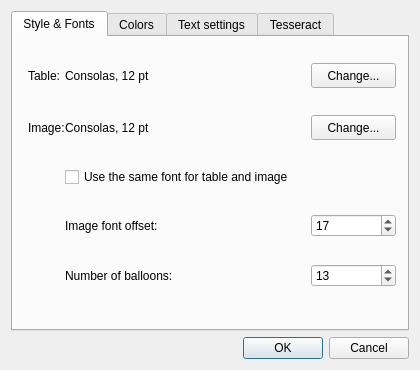
<?xml version="1.0" encoding="UTF-8"?>
<ui version="4.0">
 <class>SettingsDialog</class>
 <widget class="QDialog" name="SettingsDialog">
  <property name="geometry">
   <rect>
    <x>0</x>
    <y>0</y>
    <width>420</width>
    <height>370</height>
   </rect>
  </property>
  <property name="sizePolicy">
   <sizepolicy hsizetype="Maximum" vsizetype="Maximum">
    <horstretch>0</horstretch>
    <verstretch>0</verstretch>
   </sizepolicy>
  </property>
  <property name="minimumSize">
   <size>
    <width>420</width>
    <height>370</height>
   </size>
  </property>
  <property name="maximumSize">
   <size>
    <width>420</width>
    <height>370</height>
   </size>
  </property>
  <property name="windowTitle">
   <string>Settings...</string>
  </property>
  <layout class="QVBoxLayout" name="verticalLayout_3">
   <item>
    <layout class="QVBoxLayout" name="verticalLayout">
     <property name="sizeConstraint">
      <enum>QLayout::SetMaximumSize</enum>
     </property>
     <item>
      <widget class="QTabWidget" name="tabSetting">
       <property name="tabPosition">
        <enum>QTabWidget::North</enum>
       </property>
       <property name="tabShape">
        <enum>QTabWidget::Rounded</enum>
       </property>
       <property name="currentIndex">
        <number>0</number>
       </property>
       <widget class="QWidget" name="FontSett">
        <attribute name="title">
         <string>Style &amp;&amp; Fonts</string>
        </attribute>
        <widget class="QFrame" name="fontFrame">
         <property name="geometry">
          <rect>
           <x>6</x>
           <y>6</y>
           <width>386</width>
           <height>276</height>
          </rect>
         </property>
         <property name="sizePolicy">
          <sizepolicy hsizetype="Expanding" vsizetype="Expanding">
           <horstretch>0</horstretch>
           <verstretch>0</verstretch>
          </sizepolicy>
         </property>
         <layout class="QGridLayout" name="gridLayout_2">
          <property name="sizeConstraint">
           <enum>QLayout::SetNoConstraint</enum>
          </property>
          <property name="bottomMargin">
           <number>16</number>
          </property>
          <property name="horizontalSpacing">
           <number>0</number>
          </property>
          <property name="verticalSpacing">
           <number>16</number>
          </property>
          <item row="4" column="1">
           <widget class="QLabel" name="balloonsLabel">
            <property name="text">
             <string>Number of balloons:</string>
            </property>
           </widget>
          </item>
          <item row="0" column="2">
           <spacer name="horizontalSpacer_7">
            <property name="orientation">
             <enum>Qt::Horizontal</enum>
            </property>
            <property name="sizeHint" stdset="0">
             <size>
              <width>40</width>
              <height>20</height>
             </size>
            </property>
           </spacer>
          </item>
          <item row="4" column="3">
           <widget class="QSpinBox" name="ballonsSpinBox">
            <property name="toolTip">
             <string>How many &quot;balloons&quot; should be shown on image.</string>
            </property>
            <property name="minimum">
             <number>1</number>
            </property>
            <property name="value">
             <number>13</number>
            </property>
           </widget>
          </item>
          <item row="3" column="3">
           <widget class="QSpinBox" name="offsetSpinBox">
            <property name="toolTip">
             <string>How far should be displayed symbol from baseline.</string>
            </property>
            <property name="value">
             <number>17</number>
            </property>
           </widget>
          </item>
          <item row="0" column="1">
           <widget class="QLabel" name="fontLabel">
            <property name="text">
             <string>Consolas, 12 pt</string>
            </property>
           </widget>
          </item>
          <item row="3" column="1" colspan="2">
           <widget class="QLabel" name="offsetLabel">
            <property name="text">
             <string>Image font offset:</string>
            </property>
           </widget>
          </item>
          <item row="0" column="3">
           <widget class="QPushButton" name="fontButton">
            <property name="minimumSize">
             <size>
              <width>85</width>
              <height>25</height>
             </size>
            </property>
            <property name="text">
             <string>Change...</string>
            </property>
           </widget>
          </item>
          <item row="1" column="1">
           <widget class="QLabel" name="fontImageLabel">
            <property name="text">
             <string>Consolas, 12 pt</string>
            </property>
           </widget>
          </item>
          <item row="1" column="2">
           <spacer name="horizontalSpacer_8">
            <property name="orientation">
             <enum>Qt::Horizontal</enum>
            </property>
            <property name="sizeHint" stdset="0">
             <size>
              <width>40</width>
              <height>20</height>
             </size>
            </property>
           </spacer>
          </item>
          <item row="1" column="0">
           <widget class="QLabel" name="fontImageLbl">
            <property name="text">
             <string>Image:</string>
            </property>
           </widget>
          </item>
          <item row="1" column="3">
           <widget class="QPushButton" name="fontImageButton">
            <property name="minimumSize">
             <size>
              <width>85</width>
              <height>25</height>
             </size>
            </property>
            <property name="text">
             <string>Change...</string>
            </property>
           </widget>
          </item>
          <item row="2" column="1" colspan="3">
           <widget class="QCheckBox" name="useSameFontCB">
            <property name="text">
             <string>Use the same font for table and image</string>
            </property>
           </widget>
          </item>
          <item row="0" column="0">
           <widget class="QLabel" name="fontTableLbl">
            <property name="text">
             <string>Table:</string>
            </property>
           </widget>
          </item>
         </layout>
         <zorder>fontLabel</zorder>
         <zorder>fontTableLbl</zorder>
         <zorder>fontButton</zorder>
         <zorder>fontImageLabel</zorder>
         <zorder>fontImageLbl</zorder>
         <zorder>fontImageButton</zorder>
         <zorder>useSameFontCB</zorder>
         <zorder>offsetLabel</zorder>
         <zorder>offsetSpinBox</zorder>
         <zorder>balloonsLabel</zorder>
         <zorder>ballonsSpinBox</zorder>
        </widget>
       </widget>
       <widget class="QWidget" name="ColorsSett">
        <attribute name="title">
         <string>Colors</string>
        </attribute>
        <widget class="QWidget" name="layoutWidget">
         <property name="geometry">
          <rect>
           <x>0</x>
           <y>10</y>
           <width>391</width>
           <height>270</height>
          </rect>
         </property>
         <layout class="QVBoxLayout" name="verticalLayout_5">
          <item>
           <widget class="QFrame" name="colorsFrame">
            <property name="sizePolicy">
             <sizepolicy hsizetype="Expanding" vsizetype="Expanding">
              <horstretch>0</horstretch>
              <verstretch>0</verstretch>
             </sizepolicy>
            </property>
            <layout class="QGridLayout" name="gridLayout">
             <item row="0" column="0">
              <widget class="QLabel" name="imageFontColorLabel">
               <property name="text">
                <string>Image font:</string>
               </property>
              </widget>
             </item>
             <item row="0" column="1">
              <spacer name="horizontalSpacer_9">
               <property name="orientation">
                <enum>Qt::Horizontal</enum>
               </property>
               <property name="sizeHint" stdset="0">
                <size>
                 <width>40</width>
                 <height>20</height>
                </size>
               </property>
              </spacer>
             </item>
             <item row="0" column="2">
              <widget class="QPushButton" name="imageFontColorButton">
               <property name="maximumSize">
                <size>
                 <width>75</width>
                 <height>26</height>
                </size>
               </property>
               <property name="text">
                <string/>
               </property>
              </widget>
             </item>
             <item row="1" column="0">
              <widget class="QLabel" name="colorRectLabel">
               <property name="text">
                <string>Selection rectangle:</string>
               </property>
              </widget>
             </item>
             <item row="1" column="1">
              <spacer name="horizontalSpacer_2">
               <property name="orientation">
                <enum>Qt::Horizontal</enum>
               </property>
               <property name="sizeType">
                <enum>QSizePolicy::MinimumExpanding</enum>
               </property>
               <property name="sizeHint" stdset="0">
                <size>
                 <width>25</width>
                 <height>12</height>
                </size>
               </property>
              </spacer>
             </item>
             <item row="1" column="2">
              <widget class="QPushButton" name="colorRectButton">
               <property name="maximumSize">
                <size>
                 <width>75</width>
                 <height>26</height>
                </size>
               </property>
               <property name="text">
                <string/>
               </property>
              </widget>
             </item>
             <item row="2" column="0">
              <widget class="QLabel" name="colorBoxLabel">
               <property name="text">
                <string>Selection fill:</string>
               </property>
              </widget>
             </item>
             <item row="2" column="1">
              <spacer name="horizontalSpacer_3">
               <property name="orientation">
                <enum>Qt::Horizontal</enum>
               </property>
               <property name="sizeType">
                <enum>QSizePolicy::Minimum</enum>
               </property>
               <property name="sizeHint" stdset="0">
                <size>
                 <width>25</width>
                 <height>12</height>
                </size>
               </property>
              </spacer>
             </item>
             <item row="2" column="2">
              <widget class="QPushButton" name="rectFillColorButton">
               <property name="maximumSize">
                <size>
                 <width>75</width>
                 <height>26</height>
                </size>
               </property>
               <property name="text">
                <string/>
               </property>
              </widget>
             </item>
             <item row="3" column="0">
              <widget class="QLabel" name="colorBoxLabel_2">
               <property name="text">
                <string>Boxes:</string>
               </property>
              </widget>
             </item>
             <item row="3" column="1">
              <spacer name="horizontalSpacer_4">
               <property name="orientation">
                <enum>Qt::Horizontal</enum>
               </property>
               <property name="sizeType">
                <enum>QSizePolicy::Minimum</enum>
               </property>
               <property name="sizeHint" stdset="0">
                <size>
                 <width>25</width>
                 <height>12</height>
                </size>
               </property>
              </spacer>
             </item>
             <item row="3" column="2">
              <widget class="QPushButton" name="colorBoxButton">
               <property name="maximumSize">
                <size>
                 <width>75</width>
                 <height>26</height>
                </size>
               </property>
               <property name="text">
                <string/>
               </property>
              </widget>
             </item>
             <item row="4" column="0">
              <widget class="QLabel" name="backgroundColorLabel">
               <property name="text">
                <string>Background:</string>
               </property>
              </widget>
             </item>
             <item row="4" column="1">
              <spacer name="horizontalSpacer_5">
               <property name="orientation">
                <enum>Qt::Horizontal</enum>
               </property>
               <property name="sizeType">
                <enum>QSizePolicy::MinimumExpanding</enum>
               </property>
               <property name="sizeHint" stdset="0">
                <size>
                 <width>25</width>
                 <height>12</height>
                </size>
               </property>
              </spacer>
             </item>
             <item row="4" column="2">
              <widget class="QPushButton" name="backgroundColorButton">
               <property name="maximumSize">
                <size>
                 <width>75</width>
                 <height>26</height>
                </size>
               </property>
               <property name="text">
                <string/>
               </property>
              </widget>
             </item>
            </layout>
           </widget>
          </item>
          <item>
           <spacer name="verticalSpacer_2">
            <property name="orientation">
             <enum>Qt::Vertical</enum>
            </property>
            <property name="sizeHint" stdset="0">
             <size>
              <width>20</width>
              <height>88</height>
             </size>
            </property>
           </spacer>
          </item>
         </layout>
        </widget>
       </widget>
       <widget class="QWidget" name="TextSett">
        <attribute name="title">
         <string>Text settings</string>
        </attribute>
        <widget class="QWidget" name="layoutWidget_2">
         <property name="geometry">
          <rect>
           <x>10</x>
           <y>10</y>
           <width>183</width>
           <height>256</height>
          </rect>
         </property>
         <layout class="QVBoxLayout" name="verticalLayout_4">
          <property name="sizeConstraint">
           <enum>QLayout::SetNoConstraint</enum>
          </property>
          <item>
           <layout class="QHBoxLayout" name="horizontalLayout_1">
            <item>
             <widget class="QLabel" name="lblWordSpace">
              <property name="text">
               <string>Word space:</string>
              </property>
             </widget>
            </item>
            <item>
             <spacer name="horizontalSpacer">
              <property name="orientation">
               <enum>Qt::Horizontal</enum>
              </property>
              <property name="sizeHint" stdset="0">
               <size>
                <width>40</width>
                <height>20</height>
               </size>
              </property>
             </spacer>
            </item>
            <item>
             <widget class="QSpinBox" name="sbWordSpace">
              <property name="toolTip">
               <string>If the space between 2 symbol will be bigger than this number, space will be inserted between these symbols</string>
              </property>
              <property name="value">
               <number>6</number>
              </property>
             </widget>
            </item>
           </layout>
          </item>
          <item>
           <layout class="QHBoxLayout" name="horizontalLayout_2">
            <item>
             <widget class="QLabel" name="lblParaIndent">
              <property name="text">
               <string>Paragraph indent:</string>
              </property>
             </widget>
            </item>
            <item>
             <spacer name="horizontalSpacer_6">
              <property name="orientation">
               <enum>Qt::Horizontal</enum>
              </property>
              <property name="sizeHint" stdset="0">
               <size>
                <width>40</width>
                <height>20</height>
               </size>
              </property>
             </spacer>
            </item>
            <item>
             <widget class="QSpinBox" name="spParaIndent">
              <property name="toolTip">
               <string>If the space of  first letter in line is bigger than this number, new paragraph will be started</string>
              </property>
              <property name="value">
               <number>15</number>
              </property>
             </widget>
            </item>
           </layout>
          </item>
          <item>
           <layout class="QVBoxLayout" name="verticalLayout_2">
            <item>
             <widget class="Line" name="line">
              <property name="orientation">
               <enum>Qt::Horizontal</enum>
              </property>
             </widget>
            </item>
            <item>
             <widget class="QLabel" name="lblLigatures">
              <property name="text">
               <string>Ligatures:</string>
              </property>
             </widget>
            </item>
            <item>
             <widget class="QPlainTextEdit" name="pteLigatures">
              <property name="sizePolicy">
               <sizepolicy hsizetype="Expanding" vsizetype="Expanding">
                <horstretch>0</horstretch>
                <verstretch>0</verstretch>
               </sizepolicy>
              </property>
              <property name="maximumSize">
               <size>
                <width>16777215</width>
                <height>16777215</height>
               </size>
              </property>
              <property name="plainText">
               <string>fi
fl</string>
              </property>
             </widget>
            </item>
           </layout>
          </item>
         </layout>
        </widget>
        <widget class="QCheckBox" name="cbOpenDialog">
         <property name="geometry">
          <rect>
           <x>10</x>
           <y>270</y>
           <width>381</width>
           <height>18</height>
          </rect>
         </property>
         <property name="text">
          <string>Open dialog before import/export</string>
         </property>
         <property name="checked">
          <bool>true</bool>
         </property>
        </widget>
        <widget class="QLabel" name="lblLigaturesHelp">
         <property name="geometry">
          <rect>
           <x>165</x>
           <y>90</y>
           <width>221</width>
           <height>171</height>
          </rect>
         </property>
         <property name="text">
          <string>&lt;!DOCTYPE HTML PUBLIC &quot;-//W3C//DTD HTML 4.0//EN&quot; &quot;http://www.w3.org/TR/REC-html40/strict.dtd&quot;&gt;
&lt;html&gt;&lt;head&gt;&lt;meta name=&quot;qrichtext&quot; content=&quot;1&quot; /&gt;&lt;style type=&quot;text/css&quot;&gt;
p, li { white-space: pre-wrap; }
&lt;/style&gt;&lt;/head&gt;&lt;body style=&quot; font-family:'MS Shell Dlg 2'; font-size:8.25pt; font-weight:400; font-style:normal;&quot;&gt;
&lt;ul style=&quot;margin-top: 0px; margin-bottom: 0px; margin-left: 0px; margin-right: 0px; -qt-list-indent: 1;&quot;&gt;&lt;li style=&quot; font-size:8pt;&quot; style=&quot; margin-top:12px; margin-bottom:0px; margin-left:0px; margin-right:0px; -qt-block-indent:0; text-indent:0px;&quot;&gt;&lt;span style=&quot; font-weight:600;&quot;&gt;Ligatures&lt;/span&gt; are used during import of text file to boxes/symbols.&lt;/li&gt;
&lt;li style=&quot; font-size:8pt;&quot; style=&quot; margin-top:0px; margin-bottom:0px; margin-left:0px; margin-right:0px; -qt-block-indent:0; text-indent:0px;&quot;&gt;Enter &lt;span style=&quot; font-weight:600;&quot;&gt;one&lt;/span&gt; &lt;span style=&quot; font-weight:600;&quot;&gt;ligature&lt;/span&gt; per line&lt;/li&gt;
&lt;li style=&quot; font-size:8pt;&quot; style=&quot; margin-top:0px; margin-bottom:0px; margin-left:0px; margin-right:0px; -qt-block-indent:0; text-indent:0px;&quot;&gt;&lt;span style=&quot; font-weight:600;&quot;&gt;Spaces&lt;/span&gt; will be keeped&lt;/li&gt;
&lt;li style=&quot; font-size:8pt;&quot; style=&quot; margin-top:0px; margin-bottom:0px; margin-left:0px; margin-right:0px; -qt-block-indent:0; text-indent:0px;&quot;&gt;&lt;span style=&quot; font-weight:600;&quot;&gt;Empty lines&lt;/span&gt; will be removed&lt;/li&gt;
&lt;li style=&quot; font-size:8pt;&quot; style=&quot; margin-top:0px; margin-bottom:0px; margin-left:0px; margin-right:0px; -qt-block-indent:0; text-indent:0px;&quot;&gt;&lt;span style=&quot; font-weight:600;&quot;&gt;Duplicates&lt;/span&gt; will be removed too&lt;/li&gt;&lt;/ul&gt;&lt;/body&gt;&lt;/html&gt;</string>
         </property>
         <property name="textFormat">
          <enum>Qt::RichText</enum>
         </property>
         <property name="alignment">
          <set>Qt::AlignLeading|Qt::AlignLeft|Qt::AlignTop</set>
         </property>
         <property name="wordWrap">
          <bool>true</bool>
         </property>
         <property name="indent">
          <number>-1</number>
         </property>
        </widget>
        <widget class="QLabel" name="label">
         <property name="geometry">
          <rect>
           <x>195</x>
           <y>10</y>
           <width>186</width>
           <height>51</height>
          </rect>
         </property>
         <property name="text">
          <string>&lt;b&gt;Word space&lt;/b&gt; and &lt;b&gt;Paragraph indent&lt;/b&gt; it used during export to text file</string>
         </property>
         <property name="alignment">
          <set>Qt::AlignLeading|Qt::AlignLeft|Qt::AlignTop</set>
         </property>
         <property name="wordWrap">
          <bool>true</bool>
         </property>
        </widget>
       </widget>
       <widget class="QWidget" name="TesseractSett">
        <attribute name="title">
         <string>Tesseract</string>
        </attribute>
        <widget class="QLabel" name="lblPrefix">
         <property name="geometry">
          <rect>
           <x>1</x>
           <y>20</y>
           <width>111</width>
           <height>21</height>
          </rect>
         </property>
         <property name="text">
          <string notr="true">TESSDATA_PREFIX:</string>
         </property>
         <property name="alignment">
          <set>Qt::AlignRight|Qt::AlignTrailing|Qt::AlignVCenter</set>
         </property>
        </widget>
        <widget class="QPushButton" name="pbSelectDP">
         <property name="enabled">
          <bool>true</bool>
         </property>
         <property name="geometry">
          <rect>
           <x>320</x>
           <y>20</y>
           <width>71</width>
           <height>21</height>
          </rect>
         </property>
         <property name="text">
          <string>Select...</string>
         </property>
        </widget>
        <widget class="QLineEdit" name="lnPrefix">
         <property name="enabled">
          <bool>true</bool>
         </property>
         <property name="geometry">
          <rect>
           <x>120</x>
           <y>20</y>
           <width>192</width>
           <height>20</height>
          </rect>
         </property>
         <property name="toolTip">
          <string>&lt;html&gt;&lt;head/&gt;&lt;body&gt;&lt;p&gt;&lt;br/&gt;&lt;/p&gt;&lt;/body&gt;&lt;/html&gt;</string>
         </property>
         <property name="text">
          <string/>
         </property>
        </widget>
        <widget class="QLabel" name="lblLang">
         <property name="geometry">
          <rect>
           <x>9</x>
           <y>60</y>
           <width>101</width>
           <height>20</height>
          </rect>
         </property>
         <property name="text">
          <string>Language:</string>
         </property>
         <property name="alignment">
          <set>Qt::AlignRight|Qt::AlignTrailing|Qt::AlignVCenter</set>
         </property>
        </widget>
        <widget class="QComboBox" name="cbLang">
         <property name="geometry">
          <rect>
           <x>120</x>
           <y>60</y>
           <width>191</width>
           <height>20</height>
          </rect>
         </property>
         <property name="toolTip">
          <string>&lt;html&gt;&lt;head/&gt;&lt;body&gt;&lt;p&gt;Available languages&lt;/p&gt;&lt;/body&gt;&lt;/html&gt;</string>
         </property>
        </widget>
        <widget class="QPushButton" name="pbCheck">
         <property name="geometry">
          <rect>
           <x>320</x>
           <y>60</y>
           <width>71</width>
           <height>21</height>
          </rect>
         </property>
         <property name="text">
          <string>Check</string>
         </property>
        </widget>
        <widget class="QLabel" name="lblNote">
         <property name="geometry">
          <rect>
           <x>10</x>
           <y>100</y>
           <width>371</width>
           <height>91</height>
          </rect>
         </property>
         <property name="text">
          <string>&lt;html&gt;&lt;head/&gt;&lt;body&gt;&lt;p&gt;&lt;span style=&quot; font-weight:600; color:#ff0000;&quot;&gt;Note:&lt;/span&gt; You must set &lt;span style=&quot; font-weight:600;&quot;&gt;Data Path&lt;/span&gt; with tesseract (&amp;gt;=3.00 and &amp;lt;=3.02) language files! Otherwise program can not find language data files. &lt;/p&gt;&lt;/body&gt;&lt;/html&gt;</string>
         </property>
         <property name="alignment">
          <set>Qt::AlignLeading|Qt::AlignLeft|Qt::AlignTop</set>
         </property>
         <property name="wordWrap">
          <bool>true</bool>
         </property>
        </widget>
       </widget>
      </widget>
     </item>
     <item>
      <widget class="QDialogButtonBox" name="buttonBox">
       <property name="standardButtons">
        <set>QDialogButtonBox::Cancel|QDialogButtonBox::Ok</set>
       </property>
      </widget>
     </item>
    </layout>
   </item>
  </layout>
 </widget>
 <resources/>
 <connections>
  <connection>
   <sender>useSameFontCB</sender>
   <signal>toggled(bool)</signal>
   <receiver>fontImageLbl</receiver>
   <slot>setDisabled(bool)</slot>
   <hints>
    <hint type="sourcelabel">
     <x>232</x>
     <y>122</y>
    </hint>
    <hint type="destinationlabel">
     <x>45</x>
     <y>91</y>
    </hint>
   </hints>
  </connection>
  <connection>
   <sender>useSameFontCB</sender>
   <signal>toggled(bool)</signal>
   <receiver>fontImageButton</receiver>
   <slot>setDisabled(bool)</slot>
   <hints>
    <hint type="sourcelabel">
     <x>232</x>
     <y>122</y>
    </hint>
    <hint type="destinationlabel">
     <x>354</x>
     <y>91</y>
    </hint>
   </hints>
  </connection>
  <connection>
   <sender>useSameFontCB</sender>
   <signal>toggled(bool)</signal>
   <receiver>fontImageLabel</receiver>
   <slot>setDisabled(bool)</slot>
   <hints>
    <hint type="sourcelabel">
     <x>232</x>
     <y>122</y>
    </hint>
    <hint type="destinationlabel">
     <x>119</x>
     <y>91</y>
    </hint>
   </hints>
  </connection>
  <connection>
   <sender>buttonBox</sender>
   <signal>rejected()</signal>
   <receiver>SettingsDialog</receiver>
   <slot>close()</slot>
   <hints>
    <hint type="sourcelabel">
     <x>209</x>
     <y>346</y>
    </hint>
    <hint type="destinationlabel">
     <x>209</x>
     <y>184</y>
    </hint>
   </hints>
  </connection>
 </connections>
</ui>
